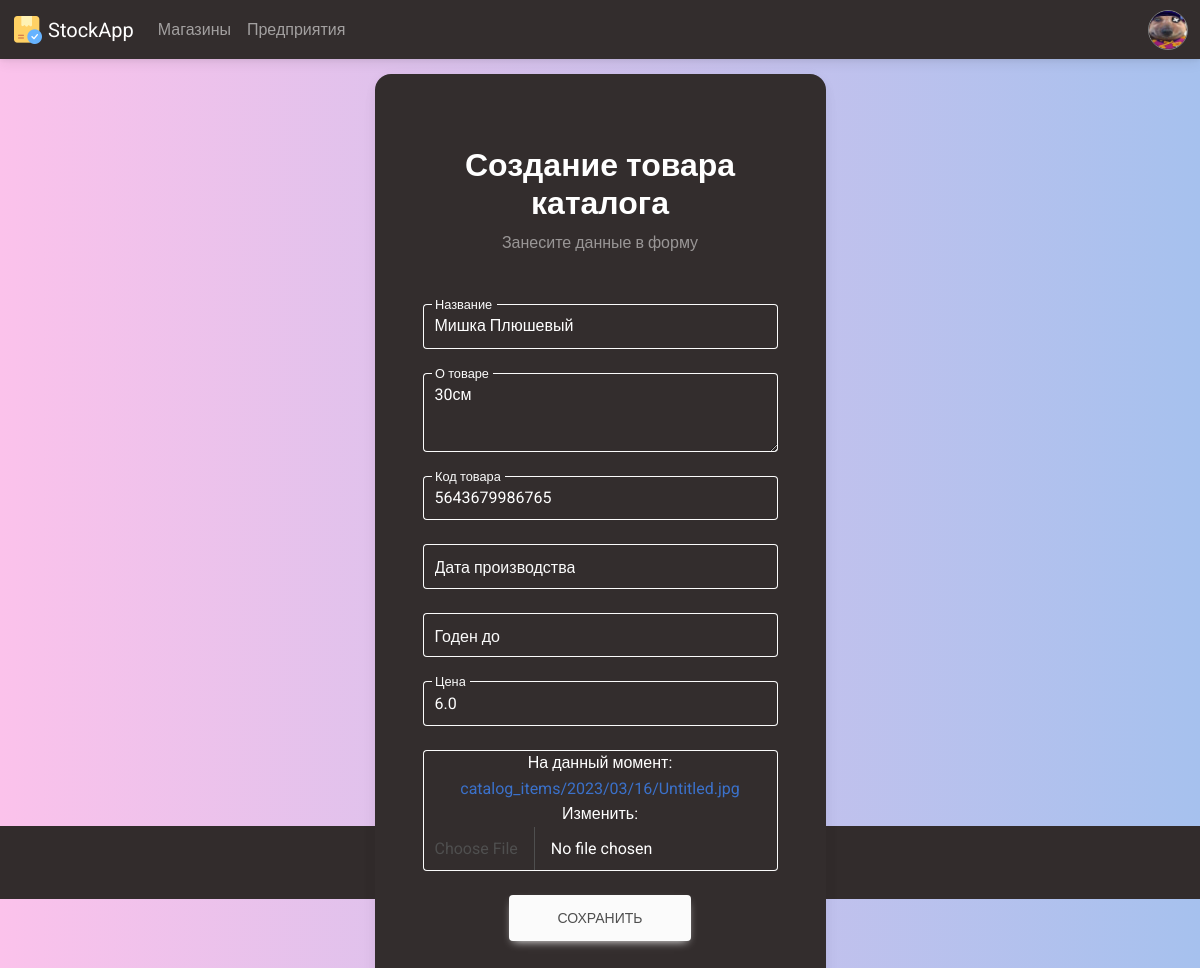
The page /manufacture/edit_item/13 (signed in) on the database its author committed.
### Members/models.py (models this page shows, shortened)
class Profile(models.Model):
    user = models.ForeignKey(settings.AUTH_USER_MODEL, on_delete=models.CASCADE, verbose_name='Пользователь')
    photo = models.ImageField(upload_to = 'avatars/%Y/%m/%d/', blank=False, verbose_name='Фото')
    bio = models.TextField(blank=True, verbose_name='О себе')
    manufactures = models.ManyToManyField('Manufacture.Manufacture', blank=True, verbose_name="Производства")
    shops = models.ManyToManyField('Shop.Shop', blank=True, verbose_name="Магазины")
    class Meta:
        verbose_name = 'Профиль'
        verbose_name_plural = 'Профили'
        ordering = ['-user', '-bio']

### Manufacture/models.py (models this page shows, shortened)
class CatalogItem(models.Model):
    manufacturer = models.ForeignKey('Manufacture', on_delete=models.CASCADE, blank=False, null=True, verbose_name='Производитель')
    name = models.CharField(max_length = 150, verbose_name='Название')
    bio = models.TextField(blank=True, verbose_name='О товаре')
    code = models.CharField(max_length = 13, verbose_name='Код товара')
    photo = models.ImageField(upload_to = 'catalog_items/%Y/%m/%d/', blank=False, verbose_name='Фото')
    date_of_manufacture = models.DateField(verbose_name='Дата производства')
    expiration_date = models.DateField(verbose_name='Годен до')
    price = models.FloatField(validators=[MinValueValidator(0.01), MaxValueValidator(252734999999999.97)], verbose_name='Цена')
    class Meta:
        verbose_name = 'Товар каталога'
        verbose_name_plural = 'Товары каталога'
        ordering = ['-name', '-id']

### Manufacture/views.py (the view)
# urls.py: path('edit_item/<int:id>', edit_item, name='edit_item'),
@login_required(login_url='login')
def edit_item(request, id):
    profile = Profile.objects.get(user=request.user)
    item = CatalogItem.objects.get(id=id)
    if profile.manufactures.filter(name=item.manufacturer.name).exists():
        form = CreateCatalogItemForm(request.POST or None, request.FILES or None, instance=item)
        if form.is_valid():
            form.save()
            messages.success(request, ("Изменения сохранены!"))
            return redirect('view_manufacture', name=item.manufacturer.name)
        context = {
            'title': 'Создание товара каталога',
            'request': request,
            'form': form,
        }
        return render(request, 'create_item.html', context)
    else:
        messages.success(request, ("Вы не можете редактировать данный товар, так как не состоите в предприятии, которому он принадлежит!"))
        return redirect('view_manufacture', name=item.manufacturer.name)

### Main/templatetags/main_tags.py (called while the page is built)
@register.inclusion_tag('modules/nav_profile.html')
def nav_profile(request):
    if request.user.is_authenticated:
        userobj = User.objects.get(username=request.user)
        profile = Profile.objects.get(user=userobj)
        context = {
            "request": request,
            "profile": profile,
        }
    else:
        context = {
            "request": request,
        }
    return context

### Manufacture/templates/create_item.html (shortened to what this page needs)
{% extends 'base.html' %}
{% load static %}
{% block head %}
<link rel="stylesheet" href="{% static 'styles/profile.css' %}">
{% endblock %}
{% block content %}
<section class="vh-100 gradient-custom-2">
    <div class="container py-5 h-50">
      <div class="row d-flex justify-content-center align-items-center h-50">
        <div class="col-12 col-md-8 col-lg-6 col-xl-5">
          <div class="card bg-dark text-white" style="border-radius: 1rem;">
            <div class="card-body p-5 text-center">
              <div class="mb-md-5 mt-md-4 pb-1">
                <h2 class="fw-bold mb-">{{title}}</h2>
                <p class="text-white-50 mb-5">Занесите данные в форму</p>
                <form action="" method="POST" enctype="multipart/form-data">
                    <div class="form-outline form-white mb-4">
                        {{ form.name }}
                        <label class="form-label" for="typeNameX">Название</label>
                    </div>
                    <div class="form-outline form-white mb-4">
                      {{ form.bio }}
                      <label class="form-label" for="typeBioX">О товаре</label>
                    </div>
                    <div class="form-outline form-white mb-4">
                      {{ form.code }}
                      <label class="form-label" for="typeCodeX">Код товара</label>
                    </div>
                    <div class="form-outline form-white mb-4">
                      <label class="form-label" for="typeDateX">Дата производства</label>
                    </div>
                    <div class="form-outline form-white mb-4">
                      <label class="form-label" for="typeExpX">Годен до</label>
                    </div>
                    <div class="form-outline form-white mb-4">
                      {{ form.price }}
                      <label class="form-label" for="typePriceX">Цена</label>
                    </div>
                    <div class="form-outline form-white mb-4">
                      {{ form.photo }}
                    </div>
                    <button class="btn btn-light btn-lg px-5" type="submit">Сохранить</button>
                </form>
              </div>
            </div>
          </div>
        </div>
      </div>
    </div>
</section>
{% endblock %}

### Main/templates/modules/nav_profile.html (shortened to what this page needs)
{% load static %}
<div class="dropdown">
    <a class="dropdown-toggle d-flex align-items-center hidden-arrow" href="#" id="navbarDropdownMenuAvatar" role="button" data-mdb-toggle="dropdown" aria-expanded="false">
        {% if request.user.is_authenticated %}
            {% if profile.photo != "default_user.png"%}
                <div class="nav_profile_box">
                    <img src="{{ profile.photo.url }}" alt="defaultUser">
                </div>
            {% else %}
                <div class="nav_profile_box">
                    <img src="{% static 'images/default_user.png' %}" alt="defaultUser">
                </div>
            {% endif %}
        {% else %}
        <div class="nav_profile_box">
            <img src="{% static 'images/login.png' %}" alt="NoUser">
        </div>
        {% endif %}
    </a>
</div>

### static/styles/profile.css (style rules this page uses)
.gradient-custom-2 { background: #fbc2eb; background: -webkit-linear-gradient(to right, rgba(251, 194, 235, 1), rgba(166, 193, 238, 1)); background: linear-gradient(to right, rgba(251, 194, 235, 1), rgba(166, 193, 238, 1)) }

### static/styles/base.css (style rules this page uses)
html, body { height: 100%; }

### Main/templates/modules/nav_profile.html (style rules this page uses)
.nav_profile_box { position: relative; overflow:hidden; width:40px; height: 40px; }
.nav_profile_box img { position: absolute; top:50%; left:50%; transform:translate(-50%,-50%); width:100%; height:100%; object-fit:cover; border-radius: 10rem; border: 1px solid gray; }

### rows shown on the page
Profile: photo (picture)
CatalogItem: name "Мишка Плюшевый", bio "30см", code "5643679986765", price "6.0"

### other values the page prints
{{ title }} "Создание товара каталога"
